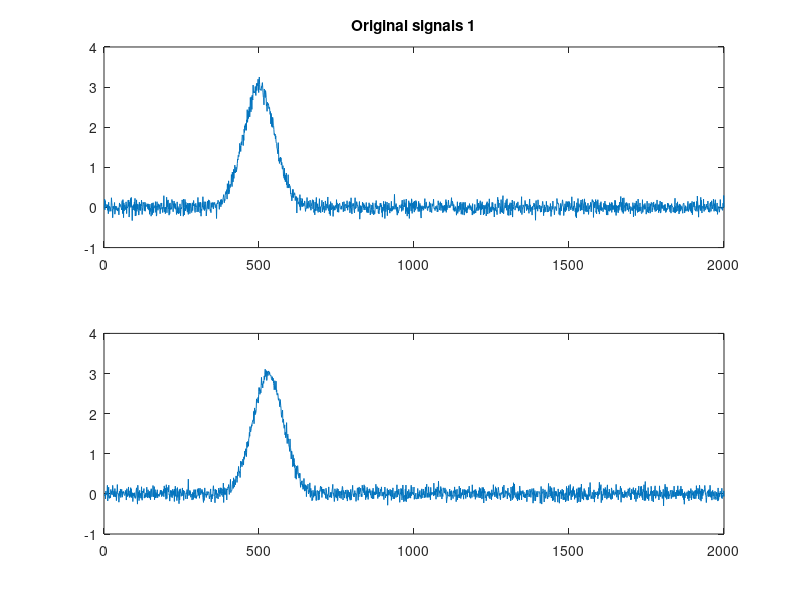

Here is the MATLAB script that generated this plot: (Note: this script raises an error after producing the figure.)
%% my_gcc_test_2

addpath /home/gabbi/github/StructureFromSound/matlab/gcctracking_rex

% First time load in sound data a and settings, but these are quite
% big files
%load spacecurea; % load a real sound experiment
%load spacecuresettings; % load settings
tt = 1:2000;
sigma = 50;
noise_std = 0.1;
s1 = 3*exp(-(tt-500).^2/(2*sigma^2)) + noise_std*randn(size(tt));
s2 = 3*exp(-(tt-530).^2/(2*sigma^2)) + noise_std*randn(size(tt));

figure(1); subplot(2,1,1);
plot(tt,s1); subplot(2,1,2); plot(tt,s2);
subplot(2,1,1); title('Original signals 1')

a = [s1;s2];

% xtid = settings.xtid;
% ymeter = settings.ymeter;
% Calcualte GCC-PHAT scores
settings.v = 1;                %speed of sound
settings.mm = 2;         %number of microphones
settings.channels = 1:2;         %channels to read
settings.refChannel = 1;         %reference channel
settings.nbrOfSamples = length(a);    
%% Correlation: GCC-PHAT

settings.firstSamplePoint = 1; %center sample point of first frame
settings.frameSize = 4000;     %width of frame in sample points
settings.dx = 4000;            %distance between frames in sample points
settings.frameOverlap = settings.frameSize-settings.dx; %overlap between frames
settings.sw = 800;             %clipping of search window

wf1 = @(x) 1; %weighting function for gcc
wf2 = @(x) 1./(abs(x)+(abs(x)<5e-3)); %weighting function for gcc-phat

settings.wf = wf1; %weighting function

scores1 = gccscores(a,settings);

settings.wf = wf2; %weighting function

scores2 = gccscores(a,settings);

tt2 = -floor(length(scores1{1,2})/2):floor(length(scores1{1,2})/2);

figure(2); subplot(2,1,1); plot(tt2,scores1{2,1}(:,1)); 
subplot(2,1,2); plot(tt2,scores2{2,1}(:,1));
subplot(2,1,1); title('GCC and GCC-PHAT 1')



%% with a sine

tt = 1:2000;
sigma = 50;
s1 = 3*sin(1/sigma*tt);
s2 = 3*sin(1/sigma*(tt+30));   

a = [s1;s2];

figure(3); subplot(2,1,1);
plot(tt,s1); subplot(2,1,2); plot(tt,s2);
subplot(2,1,1); title('Original signals 2')


%% Correlation:

settings.wf = wf1; %weighting function

scores1 = gccscores(a,settings);

settings.wf = wf2; %weighting function

scores2 = gccscores(a,settings);

figure(4); subplot(2,1,1); plot(tt2,scores1{2,1}(:,1)); 
subplot(2,1,2); plot(tt2,scores2{2,1}(:,1));
subplot(2,1,1); title('GCC and GCC-PHAT 2');


